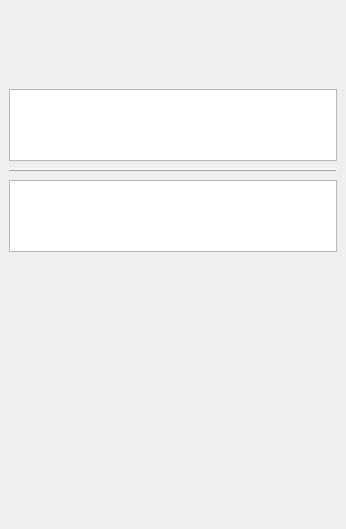
<?xml version="1.0" encoding="UTF-8"?>
<ui version="4.0">
 <class>ViewRootLayoutPagesMenuUi</class>
 <widget class="QWidget" name="ViewRootLayoutPagesMenuUi">
  <property name="geometry">
   <rect>
    <x>0</x>
    <y>0</y>
    <width>346</width>
    <height>529</height>
   </rect>
  </property>
  <property name="sizePolicy">
   <sizepolicy hsizetype="Expanding" vsizetype="Preferred">
    <horstretch>0</horstretch>
    <verstretch>0</verstretch>
   </sizepolicy>
  </property>
  <property name="windowTitle">
   <string>Form</string>
  </property>
  <layout class="QVBoxLayout" name="verticalLayout_2">
   <property name="spacing">
    <number>0</number>
   </property>
   <property name="leftMargin">
    <number>0</number>
   </property>
   <property name="topMargin">
    <number>0</number>
   </property>
   <property name="rightMargin">
    <number>0</number>
   </property>
   <property name="bottomMargin">
    <number>0</number>
   </property>
   <item>
    <layout class="QVBoxLayout" name="RootLayout">
     <property name="leftMargin">
      <number>9</number>
     </property>
     <property name="topMargin">
      <number>9</number>
     </property>
     <property name="rightMargin">
      <number>9</number>
     </property>
     <property name="bottomMargin">
      <number>9</number>
     </property>
     <item>
      <widget class="QLabel" name="label">
       <property name="text">
        <string/>
       </property>
       <property name="pixmap">
        <pixmap resource="../resource.qrc">:/resource/Logo_short.png</pixmap>
       </property>
      </widget>
     </item>
     <item>
      <spacer name="verticalSpacer_6">
       <property name="orientation">
        <enum>Qt::Vertical</enum>
       </property>
       <property name="sizeType">
        <enum>QSizePolicy::Fixed</enum>
       </property>
       <property name="sizeHint" stdset="0">
        <size>
         <width>0</width>
         <height>22</height>
        </size>
       </property>
      </spacer>
     </item>
     <item>
      <widget class="MenuHeaderWidget" name="menuHeaderWidget" native="true">
       <property name="sizePolicy">
        <sizepolicy hsizetype="Expanding" vsizetype="Preferred">
         <horstretch>0</horstretch>
         <verstretch>0</verstretch>
        </sizepolicy>
       </property>
      </widget>
     </item>
     <item>
      <widget class="QWidget" name="menuContainer" native="true">
       <property name="minimumSize">
        <size>
         <width>0</width>
         <height>0</height>
        </size>
       </property>
       <layout class="QVBoxLayout" name="verticalLayout">
        <property name="leftMargin">
         <number>0</number>
        </property>
        <property name="topMargin">
         <number>0</number>
        </property>
        <property name="rightMargin">
         <number>0</number>
        </property>
        <property name="bottomMargin">
         <number>0</number>
        </property>
        <item>
         <spacer name="verticalSpacer_5">
          <property name="orientation">
           <enum>Qt::Vertical</enum>
          </property>
          <property name="sizeType">
           <enum>QSizePolicy::Fixed</enum>
          </property>
          <property name="sizeHint" stdset="0">
           <size>
            <width>0</width>
            <height>28</height>
           </size>
          </property>
         </spacer>
        </item>
        <item>
         <widget class="ProjectInfoMenuWidget" name="projectInfoWidget" native="true">
          <property name="sizePolicy">
           <sizepolicy hsizetype="Minimum" vsizetype="Minimum">
            <horstretch>0</horstretch>
            <verstretch>0</verstretch>
           </sizepolicy>
          </property>
         </widget>
        </item>
        <item>
         <spacer name="verticalSpacer_4">
          <property name="orientation">
           <enum>Qt::Vertical</enum>
          </property>
          <property name="sizeType">
           <enum>QSizePolicy::Fixed</enum>
          </property>
          <property name="sizeHint" stdset="0">
           <size>
            <width>10</width>
            <height>10</height>
           </size>
          </property>
         </spacer>
        </item>
        <item>
         <widget class="QTreeWidget" name="menuTree">
          <property name="sizePolicy">
           <sizepolicy hsizetype="Expanding" vsizetype="Minimum">
            <horstretch>0</horstretch>
            <verstretch>0</verstretch>
           </sizepolicy>
          </property>
          <property name="minimumSize">
           <size>
            <width>0</width>
            <height>0</height>
           </size>
          </property>
          <property name="verticalScrollBarPolicy">
           <enum>Qt::ScrollBarAsNeeded</enum>
          </property>
          <property name="horizontalScrollBarPolicy">
           <enum>Qt::ScrollBarAsNeeded</enum>
          </property>
          <property name="sizeAdjustPolicy">
           <enum>QAbstractScrollArea::AdjustToContents</enum>
          </property>
          <property name="editTriggers">
           <set>QAbstractItemView::NoEditTriggers</set>
          </property>
          <property name="selectionMode">
           <enum>QAbstractItemView::NoSelection</enum>
          </property>
          <property name="verticalScrollMode">
           <enum>QAbstractItemView::ScrollPerPixel</enum>
          </property>
          <property name="rootIsDecorated">
           <bool>false</bool>
          </property>
          <property name="animated">
           <bool>true</bool>
          </property>
          <property name="headerHidden">
           <bool>true</bool>
          </property>
          <property name="expandsOnDoubleClick">
           <bool>false</bool>
          </property>
          <attribute name="headerMinimumSectionSize">
           <number>0</number>
          </attribute>
          <attribute name="headerDefaultSectionSize">
           <number>0</number>
          </attribute>
          <attribute name="headerStretchLastSection">
           <bool>false</bool>
          </attribute>
          <column>
           <property name="text">
            <string>name</string>
           </property>
          </column>
          <column>
           <property name="text">
            <string>icon</string>
           </property>
          </column>
         </widget>
        </item>
        <item>
         <spacer name="verticalSpacer">
          <property name="orientation">
           <enum>Qt::Vertical</enum>
          </property>
          <property name="sizeType">
           <enum>QSizePolicy::Fixed</enum>
          </property>
          <property name="sizeHint" stdset="0">
           <size>
            <width>0</width>
            <height>8</height>
           </size>
          </property>
         </spacer>
        </item>
       </layout>
      </widget>
     </item>
     <item>
      <widget class="QFrame" name="hline">
       <property name="frameShape">
        <enum>QFrame::HLine</enum>
       </property>
       <property name="frameShadow">
        <enum>QFrame::Raised</enum>
       </property>
      </widget>
     </item>
     <item>
      <spacer name="verticalSpacer_2">
       <property name="orientation">
        <enum>Qt::Vertical</enum>
       </property>
       <property name="sizeType">
        <enum>QSizePolicy::Fixed</enum>
       </property>
       <property name="sizeHint" stdset="0">
        <size>
         <width>0</width>
         <height>8</height>
        </size>
       </property>
      </spacer>
     </item>
     <item>
      <widget class="QTreeWidget" name="commonMenuTree">
       <property name="sizePolicy">
        <sizepolicy hsizetype="Expanding" vsizetype="Minimum">
         <horstretch>0</horstretch>
         <verstretch>0</verstretch>
        </sizepolicy>
       </property>
       <property name="minimumSize">
        <size>
         <width>0</width>
         <height>0</height>
        </size>
       </property>
       <property name="verticalScrollBarPolicy">
        <enum>Qt::ScrollBarAsNeeded</enum>
       </property>
       <property name="horizontalScrollBarPolicy">
        <enum>Qt::ScrollBarAsNeeded</enum>
       </property>
       <property name="sizeAdjustPolicy">
        <enum>QAbstractScrollArea::AdjustToContents</enum>
       </property>
       <property name="editTriggers">
        <set>QAbstractItemView::NoEditTriggers</set>
       </property>
       <property name="selectionMode">
        <enum>QAbstractItemView::NoSelection</enum>
       </property>
       <property name="verticalScrollMode">
        <enum>QAbstractItemView::ScrollPerPixel</enum>
       </property>
       <property name="rootIsDecorated">
        <bool>false</bool>
       </property>
       <property name="animated">
        <bool>true</bool>
       </property>
       <property name="headerHidden">
        <bool>true</bool>
       </property>
       <property name="expandsOnDoubleClick">
        <bool>false</bool>
       </property>
       <attribute name="headerMinimumSectionSize">
        <number>0</number>
       </attribute>
       <attribute name="headerDefaultSectionSize">
        <number>0</number>
       </attribute>
       <attribute name="headerStretchLastSection">
        <bool>false</bool>
       </attribute>
       <column>
        <property name="text">
         <string>name</string>
        </property>
       </column>
       <column>
        <property name="text">
         <string>icon</string>
        </property>
       </column>
      </widget>
     </item>
     <item>
      <spacer name="verticalSpacer_3">
       <property name="orientation">
        <enum>Qt::Vertical</enum>
       </property>
       <property name="sizeHint" stdset="0">
        <size>
         <width>0</width>
         <height>0</height>
        </size>
       </property>
      </spacer>
     </item>
    </layout>
   </item>
  </layout>
 </widget>
 <customwidgets>
  <customwidget>
   <class>MenuHeaderWidget</class>
   <extends>QWidget</extends>
   <header>ui/widgets/menu_header_widget.h</header>
   <container>1</container>
  </customwidget>
  <customwidget>
   <class>ProjectInfoMenuWidget</class>
   <extends>QWidget</extends>
   <header>ui/widgets/project_info_menu_widget.h</header>
   <container>1</container>
  </customwidget>
 </customwidgets>
 <resources>
  <include location="../resource.qrc"/>
 </resources>
 <connections/>
</ui>
